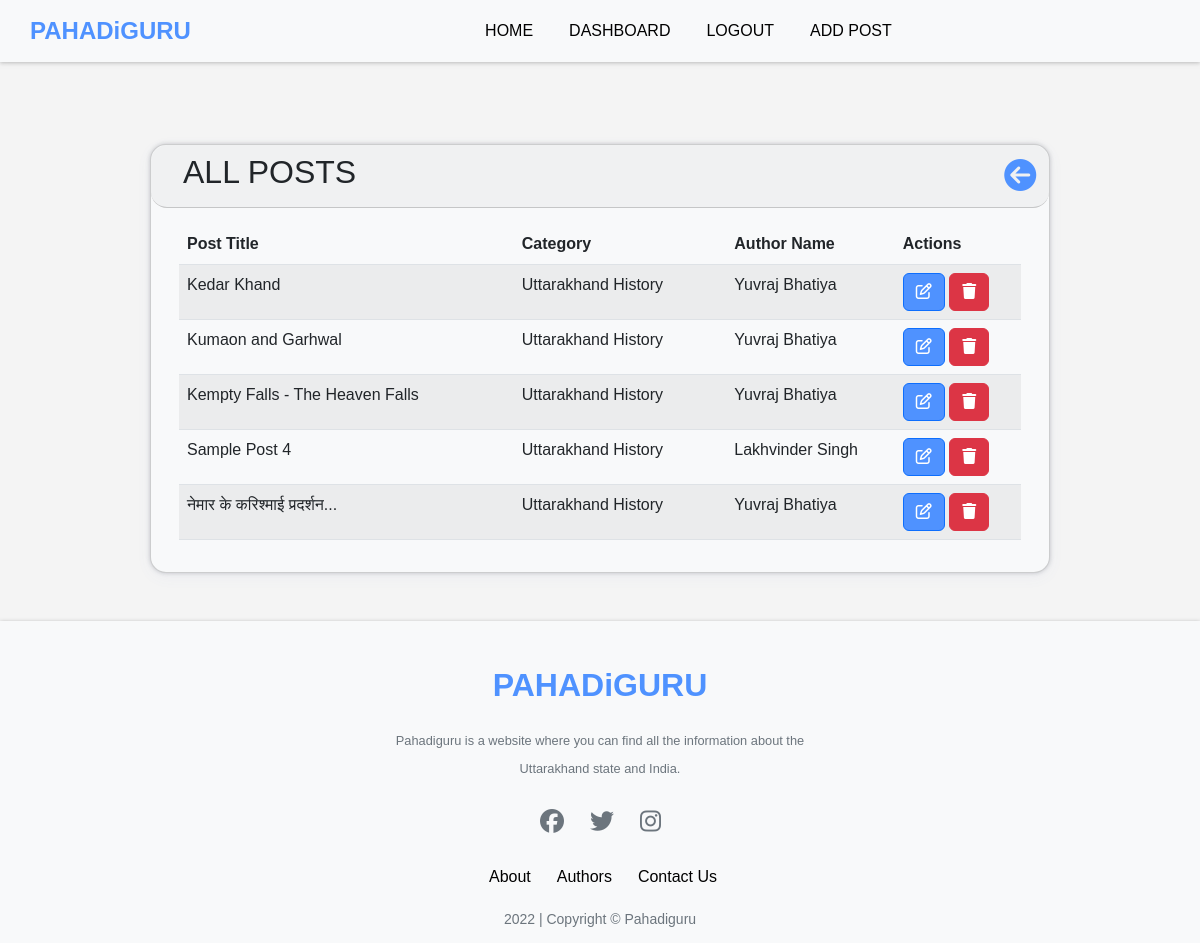
The app's page /admin_all_posts (signed in) with its own data.
### app.py (models this page shows)
class Posts(db.Model):
    id = db.Column(db.Integer, primary_key=True)
    title = db.Column(db.String(200), nullable=False)
    category = db.Column(db.String(50), nullable=False)
    slug= db.Column(db.String(200),nullable=True)
    content = db.Column(db.String(500), nullable=False)
    date_added = db.Column(db.Date, default=date.today)
    date_time = db.Column(db.DateTime, default=datetime.utcnow)
    poster_id = db.Column(db.Integer, db.ForeignKey('users.id'))
    likes=db.relationship('Likes',backref='post',passive_deletes=True)
    views=db.relationship('Views',backref='post',passive_deletes=True)
    image = db.Column(db.String(), nullable=True)

class Users(db.Model, UserMixin):
    id = db.Column(db.Integer, primary_key=True)
    first_name = db.Column(db.String(50), nullable=False)
    last_name = db.Column(db.String(50), nullable=False)
    email = db.Column(db.String(150), nullable=False,unique=True)
    phone = db.Column(db.String(50), nullable=True,default="None")
    date_added = db.Column(db.Date, default=date.today)
    about_author = db.Column(db.String(500), nullable=True,default="None")
    security_question = db.Column(db.String(50), nullable=True)
    security_answer = db.Column(db.String(50), nullable=True)
    password_hash = db.Column(db.String(128))
    role = db.Column(db.String(10), default='User')
    posts = db.relationship('Posts', backref='poster')
    likes=db.relationship('Likes',backref='user',passive_deletes=True)
    profile_pic=db.Column(db.String(), nullable=True , default="default.jpg")

### app.py (the view)
@app.route('/admin_all_posts', methods=['GET', 'POST'])
@login_required
def admin_all_posts():
    posts = Posts.query.all()
    return render_template('admin_all_posts.html',posts=posts)

### app.py (called while the page is built)
@login_manager.user_loader
def load_user(user_id):
    return Users.query.get(int(user_id))

### templates/admin_all_posts.html (shortened to what this page needs)
{% extends 'base.html' %}  {% block content %} {% if current_user.is_authenticated and
(current_user.role == 'Admin') %}
<br />
<br /><br /><br /><br /><br />
<div
  class="card rounded-4 m-auto w-75"
  style="
    box-shadow: rgba(67, 71, 85, 0.27) 0px 0px 0.25em,
      rgba(90, 125, 188, 0.05) 0px 0.25em 1em;
    background-color: #f8f9fa;
  "
>
  <div
    class="card-header rounded-4"
    style="display: flex; justify-content: space-between; align-items: center"
  >
    <div>
      <h2 class="text-uppercase font-weight-bold" style="margin-left: 1rem">
        All Posts
      </h2>
    </div>
    <a href="{{url_for('dashboard')}}"
      ><i
        class="fa-solid fa-circle-arrow-left"
        style="font-size: 2rem; margin-left: 10%; color: #4f92ff"
      ></i
    ></a>
  </div>
  <div class="card-body rounded-4">
    <div class="container">
      <div class="row">
        <div class="col rounded-4" style="min-width: 10.125rem">
          <table class="table table-striped">
            <thead>
              <tr>
                <th>Post Title</th>
                <th>Category</th>
                <th style="width: 20%">Author Name</th>
                <th style="width: 15%">Actions</th>
              </tr>
            </thead>
            <tbody>
              {% for post in posts %}
              <tr>
                <td>{{ post.title|truncate(30) }}</td>
                <td>{{ post.category}}</td>
                <td>{{ post.poster.first_name }} {{ post.poster.last_name }}</td>
                <td>
                  <a
                    href="{{url_for('edit_post',id=post.id)}}"
                    class="btn btn-primary" style="background-color: #4f92ff"
                    ><i class="fa-regular fa-pen-to-square"></i
                  ></a>
                  <a
                    onclick="return confirm('Are you sure you want to delete this post?');"
                    href="{{url_for('delete_post',id=post.id)}}"
                    class="btn btn-danger"
                    ><i class="fas fa-trash"></i
                  ></a>
                </td>
              </tr>
              {% endfor %}
            </tbody>
          </table>
        </div>
      </div>
    </div>
  </div>
</div>
<br />
<br />
{% endif %} {% endblock %}

### records on screen
Posts: title "Kedar Khand", category "Uttarakhand History", poster.first_name "Yuvraj", poster.last_name "Bhatiya"
Posts: title "Kumaon and Garhwal", category "Uttarakhand History", poster.first_name "Yuvraj", poster.last_name "Bhatiya"
Posts: title "Kempty Falls - The Heaven Falls", category "Uttarakhand History", poster.first_name "Yuvraj", poster.last_name "Bhatiya"
Posts: title "Sample Post 4", category "Uttarakhand History", poster.first_name "Lakhvinder", poster.last_name "Singh"
Posts: title "नेमार के करिश्माई प्रदर्शन...", category "Uttarakhand History", poster.first_name "Yuvraj", poster.last_name "Bhatiya"
